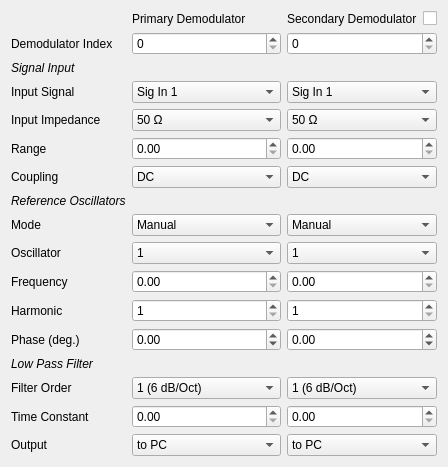
         <widget class="QWidget" name="zurich_instr_tab">
          <attribute name="title">
           <string>Zurich Instruments</string>
          </attribute>
          <layout class="QGridLayout" name="gridLayout_11">
           <item row="7" column="3" colspan="2">
            <widget class="QComboBox" name="uhfli_input_coupling_cbx_2">
             <item>
              <property name="text">
               <string>DC</string>
              </property>
             </item>
             <item>
              <property name="text">
               <string>AC</string>
              </property>
             </item>
            </widget>
           </item>
           <item row="12" column="3" colspan="2">
            <widget class="QSpinBox" name="uhfli_harm_spbx_2">
             <property name="minimum">
              <number>1</number>
             </property>
             <property name="maximum">
              <number>1023</number>
             </property>
            </widget>
           </item>
           <item row="5" column="0">
            <widget class="QLabel" name="label_41">
             <property name="text">
              <string>Input Impedance</string>
             </property>
            </widget>
           </item>
           <item row="1" column="3" colspan="2">
            <widget class="QSpinBox" name="uhfli_demodulator_idx_spbx_2"/>
           </item>
           <item row="13" column="1" colspan="2">
            <widget class="QDoubleSpinBox" name="uhfli_phase_spbx">
             <property name="minimum">
              <double>-180.000000000000000</double>
             </property>
             <property name="maximum">
              <double>180.000000000000000</double>
             </property>
            </widget>
           </item>
           <item row="4" column="3" colspan="2">
            <widget class="QComboBox" name="uhfli_input_cbx_2">
             <item>
              <property name="text">
               <string>Sig In 1</string>
              </property>
             </item>
             <item>
              <property name="text">
               <string>Sig In 2</string>
              </property>
             </item>
             <item>
              <property name="text">
               <string>Trig In 1</string>
              </property>
             </item>
             <item>
              <property name="text">
               <string>Trig In 2</string>
              </property>
             </item>
             <item>
              <property name="text">
               <string>Aux Out 1</string>
              </property>
             </item>
             <item>
              <property name="text">
               <string>Aux Out 2</string>
              </property>
             </item>
             <item>
              <property name="text">
               <string>Aux Out 3</string>
              </property>
             </item>
             <item>
              <property name="text">
               <string>Aux Out 4</string>
              </property>
             </item>
             <item>
              <property name="text">
               <string>Aux In 1</string>
              </property>
             </item>
             <item>
              <property name="text">
               <string>Aux In 2</string>
              </property>
             </item>
             <item>
              <property name="text">
               <string>Phi of Demod 4</string>
              </property>
             </item>
             <item>
              <property name="text">
               <string>Phi of Demod 8</string>
              </property>
             </item>
            </widget>
           </item>
           <item row="6" column="0">
            <widget class="QLabel" name="label_44">
             <property name="text">
              <string>Range</string>
             </property>
            </widget>
           </item>
           <item row="12" column="0">
            <widget class="QLabel" name="label_62">
             <property name="text">
              <string>Harmonic</string>
             </property>
            </widget>
           </item>
           <item row="0" column="3">
            <widget class="QLabel" name="uhfli_demod2_label">
             <property name="text">
              <string>Secondary Demodulator</string>
             </property>
            </widget>
           </item>
           <item row="12" column="1" colspan="2">
            <widget class="QSpinBox" name="uhfli_harm_spbx">
             <property name="minimum">
              <number>1</number>
             </property>
             <property name="maximum">
              <number>1023</number>
             </property>
            </widget>
           </item>
           <item row="1" column="0">
            <widget class="QLabel" name="label_30">
             <property name="text">
              <string>Demodulator Index</string>
             </property>
            </widget>
           </item>
           <item row="2" column="0">
            <widget class="QLabel" name="label_45">
             <property name="font">
              <font>
               <italic>true</italic>
              </font>
             </property>
             <property name="text">
              <string>Signal Input</string>
             </property>
            </widget>
           </item>
           <item row="11" column="3" colspan="2">
            <widget class="QDoubleSpinBox" name="uhfli_freq_spbx_2"/>
           </item>
           <item row="7" column="0">
            <widget class="QLabel" name="label_42">
             <property name="text">
              <string>Coupling</string>
             </property>
            </widget>
           </item>
           <item row="13" column="3" colspan="2">
            <widget class="QDoubleSpinBox" name="uhfli_phase_spbx_2">
             <property name="minimum">
              <double>-180.000000000000000</double>
             </property>
             <property name="maximum">
              <double>180.000000000000000</double>
             </property>
            </widget>
           </item>
           <item row="6" column="3" colspan="2">
            <widget class="QDoubleSpinBox" name="uhfli_range_spbx_2"/>
           </item>
           <item row="10" column="0">
            <widget class="QLabel" name="label_60">
             <property name="text">
              <string>Oscillator</string>
             </property>
            </widget>
           </item>
           <item row="9" column="3" colspan="2">
            <widget class="QComboBox" name="uhfli_ref_mode_cbx_2">
             <item>
              <property name="text">
               <string>Manual</string>
              </property>
             </item>
             <item>
              <property name="text">
               <string>Mod</string>
              </property>
             </item>
             <item>
              <property name="text">
               <string>PLL</string>
              </property>
             </item>
             <item>
              <property name="text">
               <string>External Ref</string>
              </property>
             </item>
             <item>
              <property name="text">
               <string>External Ref Low BW</string>
              </property>
             </item>
             <item>
              <property name="text">
               <string>External Ref High BW</string>
              </property>
             </item>
            </widget>
           </item>
           <item row="15" column="0">
            <widget class="QLabel" name="label_14">
             <property name="text">
              <string>Filter Order</string>
             </property>
            </widget>
           </item>
           <item row="9" column="1" colspan="2">
            <widget class="QComboBox" name="uhfli_ref_mode_cbx">
             <item>
              <property name="text">
               <string>Manual</string>
              </property>
             </item>
             <item>
              <property name="text">
               <string>Mod</string>
              </property>
             </item>
             <item>
              <property name="text">
               <string>PLL</string>
              </property>
             </item>
             <item>
              <property name="text">
               <string>External Ref</string>
              </property>
             </item>
             <item>
              <property name="text">
               <string>External Ref Low BW</string>
              </property>
             </item>
             <item>
              <property name="text">
               <string>External Ref High BW</string>
              </property>
             </item>
            </widget>
           </item>
           <item row="16" column="1" colspan="2">
            <widget class="QDoubleSpinBox" name="uhfli_time_constant_spbx"/>
           </item>
           <item row="15" column="3" colspan="2">
            <widget class="QComboBox" name="uhfli_filter_order_cbx_2">
             <item>
              <property name="text">
               <string>1 (6 dB/Oct)</string>
              </property>
             </item>
             <item>
              <property name="text">
               <string>2 (12 dB/Oct)</string>
              </property>
             </item>
             <item>
              <property name="text">
               <string>3 (18 dB/Oct)</string>
              </property>
             </item>
             <item>
              <property name="text">
               <string>4 (24 dB/Oct)</string>
              </property>
             </item>
             <item>
              <property name="text">
               <string>5 (30 dB/Oct)</string>
              </property>
             </item>
             <item>
              <property name="text">
               <string>6 (36 dB/Oct)</string>
              </property>
             </item>
             <item>
              <property name="text">
               <string>7 (42 dB/Oct)</string>
              </property>
             </item>
             <item>
              <property name="text">
               <string>8 (48 dB/Oct)</string>
              </property>
             </item>
            </widget>
           </item>
           <item row="16" column="0">
            <widget class="QLabel" name="label_16">
             <property name="text">
              <string>Time Constant</string>
             </property>
            </widget>
           </item>
           <item row="14" column="0">
            <widget class="QLabel" name="label_58">
             <property name="font">
              <font>
               <italic>true</italic>
              </font>
             </property>
             <property name="text">
              <string>Low Pass Filter</string>
             </property>
            </widget>
           </item>
           <item row="4" column="1" colspan="2">
            <widget class="QComboBox" name="uhfli_input_cbx">
             <item>
              <property name="text">
               <string>Sig In 1</string>
              </property>
             </item>
             <item>
              <property name="text">
               <string>Sig In 2</string>
              </property>
             </item>
             <item>
              <property name="text">
               <string>Trig In 1</string>
              </property>
             </item>
             <item>
              <property name="text">
               <string>Trig In 2</string>
              </property>
             </item>
             <item>
              <property name="text">
               <string>Aux Out 1</string>
              </property>
             </item>
             <item>
              <property name="text">
               <string>Aux Out 2</string>
              </property>
             </item>
             <item>
              <property name="text">
               <string>Aux Out 3</string>
              </property>
             </item>
             <item>
              <property name="text">
               <string>Aux Out 4</string>
              </property>
             </item>
             <item>
              <property name="text">
               <string>Aux In 1</string>
              </property>
             </item>
             <item>
              <property name="text">
               <string>Aux In 2</string>
              </property>
             </item>
             <item>
              <property name="text">
               <string>Phi of Demod 4</string>
              </property>
             </item>
             <item>
              <property name="text">
               <string>Phi of Demod 8</string>
              </property>
             </item>
            </widget>
           </item>
           <item row="5" column="3" colspan="2">
            <widget class="QComboBox" name="uhfli_input_impedance_cbx_2">
             <item>
              <property name="text">
               <string>50 Ω</string>
              </property>
             </item>
             <item>
              <property name="text">
               <string>1 MΩ</string>
              </property>
             </item>
            </widget>
           </item>
           <item row="16" column="3" colspan="2">
            <widget class="QDoubleSpinBox" name="uhfli_time_constant_spbx_2"/>
           </item>
           <item row="11" column="0">
            <widget class="QLabel" name="label_61">
             <property name="text">
              <string>Frequency</string>
             </property>
            </widget>
           </item>
           <item row="11" column="1" colspan="2">
            <widget class="QDoubleSpinBox" name="uhfli_freq_spbx"/>
           </item>
           <item row="10" column="3" colspan="2">
            <widget class="QComboBox" name="uhfli_osc_idx_cbx_2">
             <item>
              <property name="text">
               <string>1</string>
              </property>
             </item>
             <item>
              <property name="text">
               <string>2</string>
              </property>
             </item>
            </widget>
           </item>
           <item row="8" column="0">
            <widget class="QLabel" name="label_59">
             <property name="font">
              <font>
               <italic>true</italic>
              </font>
             </property>
             <property name="text">
              <string>Reference Oscillators</string>
             </property>
            </widget>
           </item>
           <item row="15" column="1" colspan="2">
            <widget class="QComboBox" name="uhfli_filter_order_cbx">
             <item>
              <property name="text">
               <string>1 (6 dB/Oct)</string>
              </property>
             </item>
             <item>
              <property name="text">
               <string>2 (12 dB/Oct)</string>
              </property>
             </item>
             <item>
              <property name="text">
               <string>3 (18 dB/Oct)</string>
              </property>
             </item>
             <item>
              <property name="text">
               <string>4 (24 dB/Oct)</string>
              </property>
             </item>
             <item>
              <property name="text">
               <string>5 (30 dB/Oct)</string>
              </property>
             </item>
             <item>
              <property name="text">
               <string>6 (36 dB/Oct)</string>
              </property>
             </item>
             <item>
              <property name="text">
               <string>7 (42 dB/Oct)</string>
              </property>
             </item>
             <item>
              <property name="text">
               <string>8 (48 dB/Oct)</string>
              </property>
             </item>
            </widget>
           </item>
           <item row="9" column="0">
            <widget class="QLabel" name="label_64">
             <property name="text">
              <string>Mode</string>
             </property>
            </widget>
           </item>
           <item row="6" column="1" colspan="2">
            <widget class="QDoubleSpinBox" name="uhfli_range_spbx"/>
           </item>
           <item row="5" column="1" colspan="2">
            <widget class="QComboBox" name="uhfli_input_impedance_cbx">
             <item>
              <property name="text">
               <string>50 Ω</string>
              </property>
             </item>
             <item>
              <property name="text">
               <string>1 MΩ</string>
              </property>
             </item>
            </widget>
           </item>
           <item row="10" column="1" colspan="2">
            <widget class="QComboBox" name="uhfli_osc_idx_cbx">
             <item>
              <property name="text">
               <string>1</string>
              </property>
             </item>
             <item>
              <property name="text">
               <string>2</string>
              </property>
             </item>
            </widget>
           </item>
           <item row="0" column="1">
            <widget class="QLabel" name="label_31">
             <property name="text">
              <string>Primary Demodulator</string>
             </property>
            </widget>
           </item>
           <item row="0" column="4">
            <widget class="QCheckBox" name="uhfli_demod2_checkbox">
             <property name="layoutDirection">
              <enum>Qt::RightToLeft</enum>
             </property>
             <property name="text">
              <string/>
             </property>
            </widget>
           </item>
           <item row="1" column="1" colspan="2">
            <widget class="QSpinBox" name="uhfli_demodulator_idx_spbx"/>
           </item>
           <item row="7" column="1" colspan="2">
            <widget class="QComboBox" name="uhfli_input_coupling_cbx">
             <item>
              <property name="text">
               <string>DC</string>
              </property>
             </item>
             <item>
              <property name="text">
               <string>AC</string>
              </property>
             </item>
            </widget>
           </item>
           <item row="4" column="0">
            <widget class="QLabel" name="label_40">
             <property name="text">
              <string>Input Signal</string>
             </property>
            </widget>
           </item>
           <item row="13" column="0">
            <widget class="QLabel" name="label_63">
             <property name="text">
              <string>Phase (deg.)</string>
             </property>
            </widget>
           </item>
           <item row="17" column="0">
            <widget class="QLabel" name="label_39">
             <property name="text">
              <string>Output</string>
             </property>
            </widget>
           </item>
           <item row="17" column="1" colspan="2">
            <widget class="QComboBox" name="uhfli_output">
             <item>
              <property name="text">
               <string>to PC</string>
              </property>
             </item>
             <item>
              <property name="text">
               <string>Aux Out 1</string>
              </property>
             </item>
             <item>
              <property name="text">
               <string>Aux Out 2</string>
              </property>
             </item>
             <item>
              <property name="text">
               <string>Aux Out 3</string>
              </property>
             </item>
             <item>
              <property name="text">
               <string>Aux Out 4</string>
              </property>
             </item>
            </widget>
           </item>
           <item row="17" column="3" colspan="2">
            <widget class="QComboBox" name="uhfli_output_2">
             <item>
              <property name="text">
               <string>to PC</string>
              </property>
             </item>
             <item>
              <property name="text">
               <string>Aux Out 1</string>
              </property>
             </item>
             <item>
              <property name="text">
               <string>Aux Out 2</string>
              </property>
             </item>
             <item>
              <property name="text">
               <string>Aux Out 3</string>
              </property>
             </item>
             <item>
              <property name="text">
               <string>Aux Out 4</string>
              </property>
             </item>
            </widget>
           </item>
          </layout>
         </widget>
